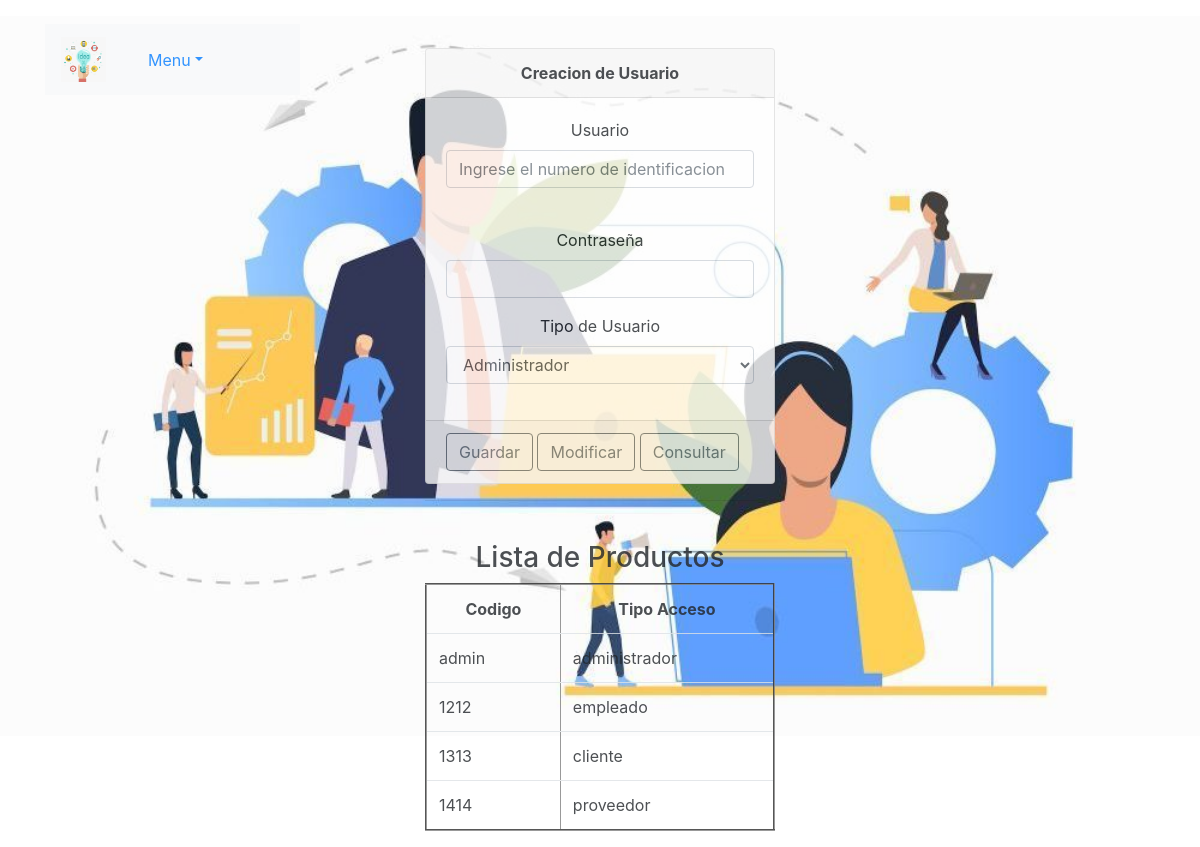
The app's page /Vista/VistaUsuario.php (signed in) with its own data.
### tables this page shows
CREATE TABLE `usuarios` (
  `idUsuario` int(11) NOT NULL,
  `nomUsuario` varchar(100) NOT NULL,
  `contrasena` varchar(100) NOT NULL,
  `tipoAcceso` varchar(100) NOT NULL
);

### Control/ControlUsuario.php (called while the page is built, shortened)
<?php
include('ControlConexion.php');
class ControlUsuario {
    function __construct($objUsuario) {
        $this->objUsuario = $objUsuario;
    }
    function consultarTodos()
    {
        $cmdSql = "SELECT * FROM usuarios";
        try {
            $objConexion = new ControlConexion();
            $objConexion->abrirBd($GLOBALS['serv'], $GLOBALS['usua'], $GLOBALS['pass'], $GLOBALS['bdat']);
            $recordSet = $objConexion->ejecutarSelect($cmdSql);
        } catch (Exception $e) {
            echo "ERROR " . $e->getMessage() . "\n";
        }
        return $recordSet;
    }
}

### Modelo/Usuario.php (called while the page is built, shortened)
<?php
class  Usuario{
    var $nomUsuario;
    function __construct($idUsuario, $nomUsuario, $contrasena, $tipoAcceso) {
        $this->nomUsuario = $nomUsuario;
    }
    function getNomUsuario() {
        return $this->nomUsuario;
    }
    function setNomUsuario($nomUsuario) {
        $this->nomUsuario = $nomUsuario;
    }
}

### Control/ControlConexion.php (called while the page is built, shortened)
<?php
class ControlConexion{
	var $conn;
	function __construct(){
		$this->conn=null;
	}
    function abrirBd($servidor, $usuario, $password,$db){
    	try	{
			$this->conn = new mysqli($servidor, $usuario, $password, $db);
      	}
      	catch (Exception $e){
          	echo "ERROR AL CONECTARSE AL SERVIDOR ".$e->getMessage()."\n";
      	}
    }
	function ejecutarSelect($sql) {
			try	{
				$recordSet=$this->conn->query($sql);
				}
			catch (Exception $e) {
					echo " ERROR: ". $e->getMessage()."\n";
			  }
		return $recordSet;
			}
}
?>

### Vista/VistaUsuario.php (the view, shortened to what this page needs)
<?php
include("../Control/ControlUsuario.php");
include("../Modelo/Usuario.php");
$Tipo = isset($_SESSION['Tipo']) ? $_SESSION['Tipo'] : header('Location: ../index.php');
if ($Tipo == 'administrador') {
    try {
        $nomU = $_POST["Nombre"];
        $contU = $_POST["Contra"];
    } catch (Exception $objExp) {
        echo 'Se presentó una excepción: ', $objExp->getMessage(), "\n";
    }
    echo "
<!DOCTYPE html>
<html>
    <head>
    <link rel='stylesheet' href='https://stackpath.bootstrapcdn.com/bootstrap/4.4.1/css/bootstrap.min.css'>
     <link href='https://stackpath.bootstrapcdn.com/font-awesome/4.7.0/css/font-awesome.min.css' rel='stylesheet'>
     <link rel='stylesheet' href='../CSS/Style-Index.css'>
    </head>
    <body>
      <div class='container'>
      <div class='row'>
          <div class='col-md-4'>
          <div class='row'>
          <div class='col-sm-9'>
                <br/>
               <nav class='navbar navbar-expand-lg navbar-light bg-light'>
                    <a class='navbar-brand' href='VistaMenu.php'>
                        <img class='d-inline-block align-top' src='../Imagen/IdeaLogo.jpg' width='45' height='45'>
                    </a>
               <ul class='nav nav-pills'>
                <li class='nav-item dropdown'>
                  <a  class='nav-link dropdown-toggle' data-toggle='dropdown' role='button' aria-haspopup='true' aria-expanded='false' href='#'>Menu</a>
                </li>
               </ul>
             </nav>
          </div>
          </div>
          </div>
          <div class='col-md-4'>
              <form method='post'enctype= 'multipart/form-data' action='VistaUsuario.php'>
                  <div class='card mt-5'>
                      <div class='card-header text-center'>
                          <strong>Creacion de Usuario</strong>
                      </div>
                      <div class='card-body'>
                          <div class='form-group text-center'>
                             <label for='Usuario1'>Usuario</label>
                             <input  type=\"text\"  class=\"form-control\" id=\"validationCustom01\" name=\"Nombre\" value=\"" . $nomU . "\" placeholder='Ingrese el numero de identificacion'>
                          </div>
                          <br>
                          <div class='form-group text-center'>
                             <label for='Usuario1'>Contraseña</label>
                             <input  type=\"password\"  class=\"form-control\" id=\"validationCustom01\" name=\"Contra\" value=\"" . $contU . "\">
                          </div>
                          <div class='form-group text-center'>
                              <label for='Usuario1'>Tipo de Usuario</label>
                              <select class='form-control'id='Tipo' name='Tipo'>
                                <option value='administrador'>Administrador</option>
                              </select>
                       </div>
                      </div>
                      <div class='card-footer'>
                          <input class='btn btn-outline-secondary' type='submit' name='Boton' value='Guardar'>
                          <input class='btn btn-outline-secondary' type='submit' name='Boton' value='Modificar'>
                          <input class='btn btn-outline-secondary' type='submit' name='Boton' value='Consultar'>
                       </div>
                  </div>
              </form>
              <hr>
                        <br>
                        <div class='text-center'><h3>Lista de Productos</h3></div>
                        <table class='table' border='2'>
                        <thead class='thead text-center'>
                        <tr>
                            <td><strong>Codigo</strong></td>
                            <td><strong>Tipo Acceso</strong></td>
                        </tr>
                        </thead>
";
    $objUsuario = new Usuario('', '', '', '');
    $objCtrUsuario = new ControlUsuario($objUsuario);
    $usuarios = $objCtrUsuario->consultarTodos();
    while ($mostrar = mysqli_fetch_array($usuarios)) {
        echo "
                        <tr>
                            <td>$mostrar[nomUsuario]</td>
                            <td>$mostrar[tipoAcceso]</td>
                        </tr>
";
    };
    echo "
                    </table>
          </div>
          <div class='col-md-4'>
          </div>
      <div>
  </div>
</body>
</html>
";
} else {
    echo "<script>alert('No tienes permiso para ingresar a esta opcion');window.location= 'VistaMenu.php'</script>";
}

### CSS/Style-Index.css (style rules this page uses)
body { background: url(../Imagen/IndexImagen.jpg); background-size: 100%; background-repeat: no-repeat; min-height: 1000%; background-position-x: 50%; background-position-y: 13%; opacity: 0.8; }
.nav-item { margin-left: 10px; }

### records on screen
usuarios: nomUsuario "admin", tipoAcceso "administrador"
usuarios: nomUsuario "1212", tipoAcceso "empleado"
usuarios: nomUsuario "1313", tipoAcceso "cliente"
usuarios: nomUsuario "1414", tipoAcceso "proveedor"
